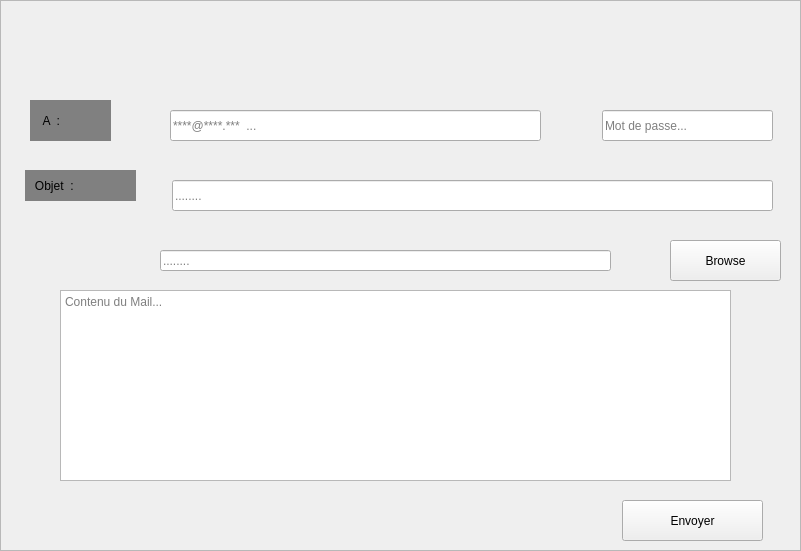
     <widget class="QFrame" name="frame_22">
      <property name="geometry">
       <rect>
        <x>380</x>
        <y>120</y>
        <width>801</width>
        <height>551</height>
       </rect>
      </property>
      <property name="frameShape">
       <enum>QFrame::StyledPanel</enum>
      </property>
      <property name="frameShadow">
       <enum>QFrame::Raised</enum>
      </property>
      <widget class="QLineEdit" name="lineEdit">
       <property name="geometry">
        <rect>
         <x>170</x>
         <y>110</y>
         <width>371</width>
         <height>31</height>
        </rect>
       </property>
       <property name="placeholderText">
        <string>****@****.***  ...</string>
       </property>
      </widget>
      <widget class="QLineEdit" name="mdp">
       <property name="geometry">
        <rect>
         <x>602</x>
         <y>110</y>
         <width>171</width>
         <height>31</height>
        </rect>
       </property>
       <property name="placeholderText">
        <string>Mot de passe...</string>
       </property>
      </widget>
      <widget class="QLabel" name="label">
       <property name="geometry">
        <rect>
         <x>30</x>
         <y>100</y>
         <width>81</width>
         <height>41</height>
        </rect>
       </property>
       <property name="styleSheet">
        <string notr="true">background:grey;</string>
       </property>
       <property name="text">
        <string>    A  :</string>
       </property>
      </widget>
      <widget class="QLineEdit" name="lineEdit_3">
       <property name="geometry">
        <rect>
         <x>172</x>
         <y>180</y>
         <width>601</width>
         <height>31</height>
        </rect>
       </property>
       <property name="placeholderText">
        <string>........</string>
       </property>
      </widget>
      <widget class="QLabel" name="label_2">
       <property name="geometry">
        <rect>
         <x>25</x>
         <y>170</y>
         <width>111</width>
         <height>31</height>
        </rect>
       </property>
       <property name="styleSheet">
        <string notr="true">background:grey;</string>
       </property>
       <property name="text">
        <string>   Objet  :</string>
       </property>
      </widget>
      <widget class="QTextEdit" name="msg">
       <property name="geometry">
        <rect>
         <x>60</x>
         <y>290</y>
         <width>671</width>
         <height>191</height>
        </rect>
       </property>
       <property name="placeholderText">
        <string>Contenu du Mail...</string>
       </property>
      </widget>
      <widget class="QPushButton" name="pushButton_2">
       <property name="geometry">
        <rect>
         <x>622</x>
         <y>500</y>
         <width>141</width>
         <height>41</height>
        </rect>
       </property>
       <property name="text">
        <string>Envoyer</string>
       </property>
      </widget>
      <widget class="QLineEdit" name="file">
       <property name="geometry">
        <rect>
         <x>160</x>
         <y>250</y>
         <width>451</width>
         <height>21</height>
        </rect>
       </property>
       <property name="placeholderText">
        <string>........</string>
       </property>
      </widget>
      <widget class="QPushButton" name="browseBtn">
       <property name="geometry">
        <rect>
         <x>670</x>
         <y>240</y>
         <width>111</width>
         <height>41</height>
        </rect>
       </property>
       <property name="text">
        <string>Browse</string>
       </property>
      </widget>
     </widget>
